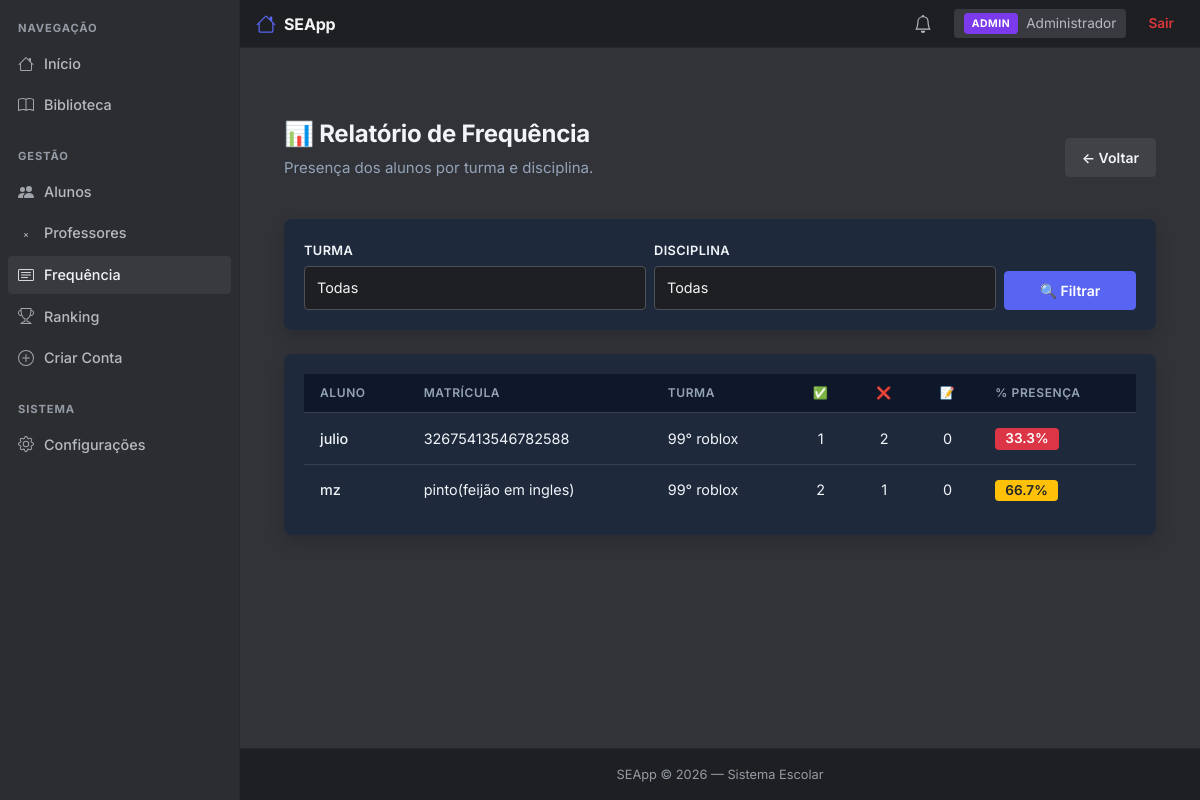
The app's page /frequencia/relatorio (signed in) with its own data.
### app/models/usuario.py (models this page shows, shortened)
class Usuario(db.Model):
    __tablename__ = 'usuarios'
    id = db.Column(db.Integer, primary_key=True)
    nome = db.Column(db.String(100), nullable=False)
    email = db.Column(db.String(120), unique=True, nullable=False)
    senha = db.Column(db.String(255), nullable=False)
    tipo = db.Column(db.String(20), nullable=False, default='aluno')
    foto = db.Column(db.String(200), nullable=True)
    criado_em = db.Column(db.DateTime, default=datetime.utcnow)
    @property
    def senha_criptografada(self):
        return self.senha

### app/models/aluno.py (models this page shows, shortened)
class Aluno(db.Model):
    __tablename__ = 'alunos'
    id = db.Column(db.Integer, primary_key=True)
    usuario_id = db.Column(db.Integer, db.ForeignKey('usuarios.id'), unique=True, nullable=False)
    matricula = db.Column(db.String(50), unique=True, nullable=False)
    data_nascimento = db.Column(db.Date, nullable=True)
    serie = db.Column(db.String(20), nullable=True)
    turma = db.Column(db.String(20), nullable=True)
    telefone = db.Column(db.String(20), nullable=True)
    responsaveis = db.Column(db.Text, nullable=True)  # JSON string
    notas = db.Column(db.Text, nullable=True)  # JSON string
    usuario = db.relationship('Usuario', backref='aluno_rel', uselist=False, lazy=True)

### app/routes/frequencia.py (the view)
@frequencia_bp.route("/frequencia/relatorio")
def relatorio():
    if 'usuario_id' not in session:
        return redirect(url_for('auth.login'))
    if not is_staff():
        flash("Acesso negado.", "danger")
        return redirect(url_for('dashboard.index'))
    turma = request.args.get("turma", "")
    disciplina = request.args.get("disciplina", "")
    frequencias = Frequencia.query.order_by(Frequencia.data.desc()).all()
    if disciplina:
        frequencias = [f for f in frequencias if f.disciplina == disciplina]
    if turma:
        turma_norm = normalizar(turma)
        frequencias = [
            f for f in frequencias
            if f.aluno and f.aluno.turma and normalizar(f.aluno.turma) == turma_norm
        ]
    alunos_stats = {}
    for f in frequencias:
        aluno = f.aluno
        if not aluno:
            continue
        key = aluno.id
        if key not in alunos_stats:
            alunos_stats[key] = {
                "id": aluno.id,
                "nome": aluno.usuario.nome if aluno.usuario else "Sem nome",
                "matricula": aluno.matricula,
                "turma": aluno.turma,
                "presente": 0,
                "falta": 0,
                "justificada": 0
            }
        if f.status == "presente":
            alunos_stats[key]["presente"] += 1
        elif f.status == "falta":
            alunos_stats[key]["falta"] += 1
        elif f.status == "justificada":
            alunos_stats[key]["justificada"] += 1
    for key, stats in alunos_stats.items():
        total = stats["presente"] + stats["falta"] + stats["justificada"]
        stats["total"] = total
        stats["percentual"] = round((stats["presente"] / total) * 100, 1) if total > 0 else 0
    turmas = sorted(set(a.turma for a in Aluno.query.all() if a.turma))
    disciplinas = ["Matemática", "Português", "Ciências", "História", "Geografia", "Inglês", "Artes", "Educação Física"]
    return render_template(
        "frequencia/relatorio.html",
        alunos_stats=list(alunos_stats.values()),
        turmas=turmas,
        disciplinas=disciplinas,
        turma_filtro=turma,
        disciplina_filtro=disciplina
    )

### app/routes/frequencia.py (called while the page is built)
def is_staff():
    return session.get("tipo") in ["admin", "diretor", "professor"]

### templates/frequencia/relatorio.html (shortened to what this page needs)
{% extends 'base.html' %}
{% block content %}
<div class="container mt-5">
    <div class="d-flex justify-content-between align-items-center mb-4">
        <div>
            <h1 class="fw-bold" style="color: #f1f5f9;">📊 Relatório de Frequência</h1>
            <p style="color: #94a3b8;">Presença dos alunos por turma e disciplina.</p>
        </div>
        <a href="{{ url_for('dashboard.index') }}" class="btn btn-secondary">← Voltar</a>
    </div>
    <div class="card border-0 shadow mb-4" style="background: #1e293b;">
        <div class="card-body">
            <form method="GET" class="row g-2 align-items-end">
                <div class="col-md-5">
                    <label class="form-label" style="color: #f1f5f9;">Turma</label>
                    <select name="turma" class="form-control" style="background: #0f172a; color: #f1f5f9; border: 1px solid #334155;">
                        <option value="">Todas</option>
                    </select>
                </div>
                <div class="col-md-5">
                    <label class="form-label" style="color: #f1f5f9;">Disciplina</label>
                    <select name="disciplina" class="form-control" style="background: #0f172a; color: #f1f5f9; border: 1px solid #334155;">
                        <option value="">Todas</option>
                    </select>
                </div>
                <div class="col-md-2">
                    <button type="submit" class="btn btn-primary w-100">🔍 Filtrar</button>
                </div>
            </form>
        </div>
    </div>
    <div class="card border-0 shadow" style="background: #1e293b;">
        <div class="card-body">
            {% if alunos_stats %}
            <div class="table-responsive">
                <table class="table table-hover align-middle">
                    <thead>
                        <tr>
                            <th style="color: #94a3b8;">Aluno</th>
                            <th style="color: #94a3b8;">Matrícula</th>
                            <th style="color: #94a3b8;">Turma</th>
                            <th style="color: #94a3b8; text-align: center;">✅</th>
                            <th style="color: #94a3b8; text-align: center;">❌</th>
                            <th style="color: #94a3b8; text-align: center;">📝</th>
                            <th style="color: #94a3b8;">% Presença</th>
                        </tr>
                    </thead>
                    <tbody>
                        {% for stats in alunos_stats %}
                        <tr>
                            <td style="color: #f1f5f9; font-weight: 500;">{{ stats.nome }}</td>
                            <td style="color: #94a3b8;">{{ stats.matricula or '-' }}</td>
                            <td style="color: #f1f5f9;">{{ stats.turma or '-' }}</td>
                            <td style="text-align: center; color: #34D399;">{{ stats.presente }}</td>
                            <td style="text-align: center; color: #F87171;">{{ stats.falta }}</td>
                            <td style="text-align: center; color: #FBBF24;">{{ stats.justificada }}</td>
                            <td>
                                <span class="badge {% if stats.percentual >= 75 %}bg-success{% elif stats.percentual >= 50 %}bg-warning text-dark{% else %}bg-danger{% endif %}" style="font-size: 0.85rem;">
                                    {{ stats.percentual }}%
                                </span>
                            </td>
                        </tr>
                        {% endfor %}
                    </tbody>
                </table>
            </div>
            {% endif %}
        </div>
    </div>
</div>
{% endblock %}

### static/css/style.css (style rules this page uses)
:root { --bg: #313338; --bg-sidebar: #2B2D31; --bg-nav: #1E1F22; --surface: #383A40; --surface-hover: #404248; --border: #26272B; --border-2: #4E5058; --text: #F2F3F5; --text-2: #B5BAC1; --text-3: #949BA4; --primary: #5865F2; --primary-hover: #4752C4; --success: #23A55A; --success-hover: #1E8F4C; --danger: #DA373C; --danger-hover: #A12828; --warning: #F0B232; --warning-hover: #D89E2A; --radius: 8px; --radius-sm: 4px; --shadow: 0 2px 10px rgba(0,0,0,0.2); --shadow-lg: 0 8px 24px rgba(0,0,0,0.4); }
* { margin: 0; padding: 0; box-sizing: border-box; }
html, body { height: 100%; background: var(--bg); }
body { background: var(--bg); color: var(--text); font-family: "Inter", -apple-system, BlinkMacSystemFont, "Segoe UI", Roboto, sans-serif; font-size: 15px; line-height: 1.5; min-height: 100vh; display: flex; flex-direction: column; -webkit-font-smoothing: antialiased; }
h1, h2, h3, h4, h5, h6 { color: var(--text); font-weight: 700; letter-spacing: -0.01em; }
h1 { font-size: 1.5rem; }
p { color: var(--text-2); }
a { text-decoration: none; color: var(--primary); transition: color 0.15s; }
.card { background: var(--surface); border: 1px solid var(--border); border-radius: var(--radius); box-shadow: var(--shadow); }
.card-body { padding: 20px; }
.form-label { color: var(--text); font-size: 0.8rem; font-weight: 600; margin-bottom: 6px; text-transform: uppercase; letter-spacing: 0.03em; }
.form-control, .form-select { background: var(--bg-nav) !important; color: var(--text) !important; border: 1px solid var(--border-2) !important; border-radius: var(--radius-sm) !important; padding: 10px 12px !important; font-size: 0.9rem; transition: border-color 0.15s; }
.form-control::placeholder { color: var(--text-3) !important; }
.btn { font-size: 0.875rem; font-weight: 600; padding: 8px 16px; border-radius: var(--radius-sm); transition: background 0.15s; border: 1px solid transparent; display: inline-flex; align-items: center; justify-content: center; gap: 6px; }
.btn-primary { background: var(--primary); border-color: var(--primary); color: white; }
.btn-secondary { background: var(--surface-hover); border-color: var(--surface-hover); color: var(--text); }
.table { color: var(--text) !important; --bs-table-bg: transparent; --bs-table-border-color: var(--border); margin-bottom: 0; border-collapse: separate; border-spacing: 0; }
.table thead th { background: var(--surface) !important; color: var(--text-3) !important; font-size: 0.75rem; font-weight: 600; text-transform: uppercase; letter-spacing: 0.05em; border-bottom: 1px solid var(--border-2) !important; border-top: none !important; padding: 10px 16px; text-align: left; }
.table tbody td { background: transparent !important; color: var(--text) !important; border-bottom: 1px solid var(--border) !important; padding: 14px 16px; font-size: 0.9rem; vertical-align: middle; }
.table tbody tr:last-child td { border-bottom: none !important; }
.badge { font-size: 0.72rem; font-weight: 600; padding: 4px 10px; border-radius: 4px; }

### templates/frequencia/relatorio.html (style rules this page uses)
.table { --bs-table-bg: transparent; --bs-table-color: #f1f5f9; --bs-table-border-color: #334155; --bs-table-hover-bg: rgba(96, 165, 250, 0.05); --bs-table-hover-color: #f1f5f9; }
.table thead th { background: #0f172a !important; color: #94a3b8 !important; border-color: #334155 !important; }
.table tbody td { background: #1e293b !important; color: #f1f5f9 !important; border-color: #334155 !important; }

### records on screen
Usuario: nome "julio"
Aluno: matricula "32675413546782588", turma "99° roblox"
Usuario: nome "mz"
Aluno: matricula "pinto(feijão em ingles)", turma "99° roblox"

### other values on screen
{{ session.get("tipo", "").upper() }} "ADMIN"
{{ session["usuario"] }} "Administrador"
{{ stats.presente }} "1" "2"
{{ stats.falta }} "2" "1"
{{ stats.justificada }} "0" "0"
{{ stats.percentual }} "33.3" "66.7"
